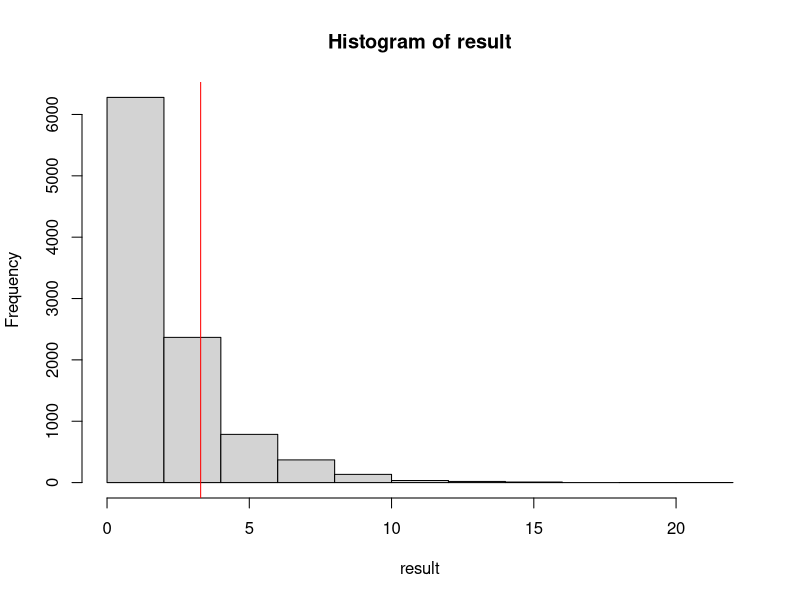
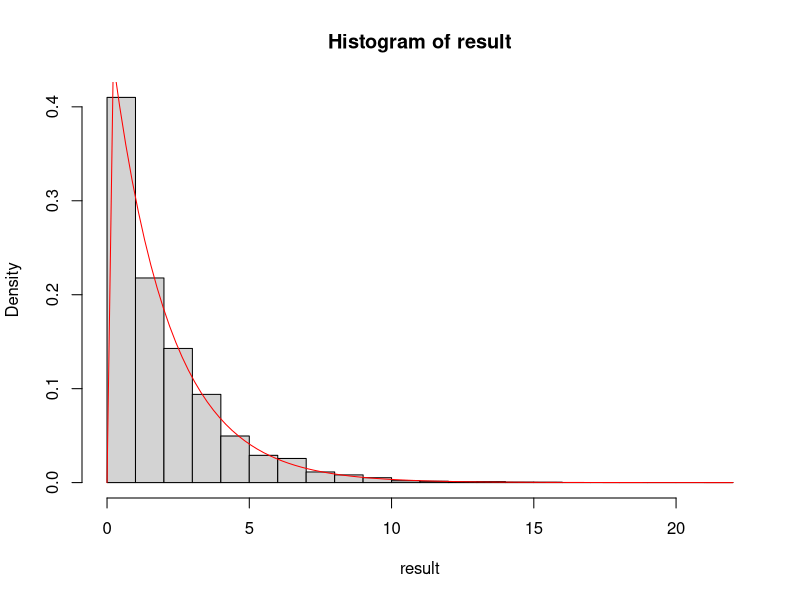

Write R code to recreate these figures, in order.
#Math E-156 Script 4B-Homogeneity.R
#Based on the example of Section 3.6 of the textbook

#Topic 1 -- creating a contingency table and doing a chi-square test
#We can create contingency table 3.7 in the textbook directly from the counts
candy.mat<-rbind(c(42,20,38),c(33,27,50))    #enter the counts in the cells
rownames(candy.mat) <- c("Boys", "Girls")    #add row names
colnames(candy.mat) <- c("Flavor 1", "Flavor 2", "Flavor 3")   #add column names
candy.mat        #looks like table 3.7
chisq.test(candy.mat)    #P-value is same as bottom of page 62
#We can get the same chi square value from our usual chi square function
chisq <-function(Obs){
  Expected <- outer(rowSums(Obs), colSums(Obs)/sum(Obs))
  sum((Obs-Expected)^2/Expected)
}
observed <- chisq(candy.mat); observed

#To simulate the actual survey, create a data frame with 210 rows, each specifying preference and gender
Preference<-c(rep("Flavor1",75),rep("Flavor2",47),rep("Flavor3",88))
Gender<-c(rep("Boys",42),rep("Girls",33),rep("Boys",20),rep("Girls",27),rep("Boys",38),rep("Girls",50))
Candy<-data.frame(Preference,Gender);head(Candy)
Table3.7<-table(Candy$Gender,Candy$Preference);Table3.7 #creates Table 3.7 from the textbook
chisq.test(Table3.7)   #P-value is 0.193


#Topic 2 -- doing a permutation test with a chi-square statistic
#Let's do a simulation to determine whether or not the gender discrepancy could arise by chance.
#If we permute the gender column, the row sums and column sums will not change.
Gender.perm<-sample(Candy$Gender);head(Gender.perm)  #default sample size is the length of the vector
#As usual, first lookat the result of a single permutation
table(Gender.perm,Candy$Preference)   #this table could have arisen by chance
chisq(table(Gender.perm,Candy$Preference))  #we can inspect the chi square statistic
#Now just generate lots of permutations and tally the results
N = 10^4 -1; result <- numeric(N)
for (i in 1:N) {
  Gender.perm<-sample(Candy$Gender)
  result[i]<-chisq(table(Gender.perm,Candy$Preference))
}
hist(result)
abline(v = observed, col = "red")
pValue = (sum(result >= observed)+1)/(N+1);pValue    #the built-in test gave 0.193
#Why are the results so close? -- overlay the chi square density function
hist(result,25,probability = TRUE)
curve(dchisq(x, 2), add = TRUE, col = "red") 
